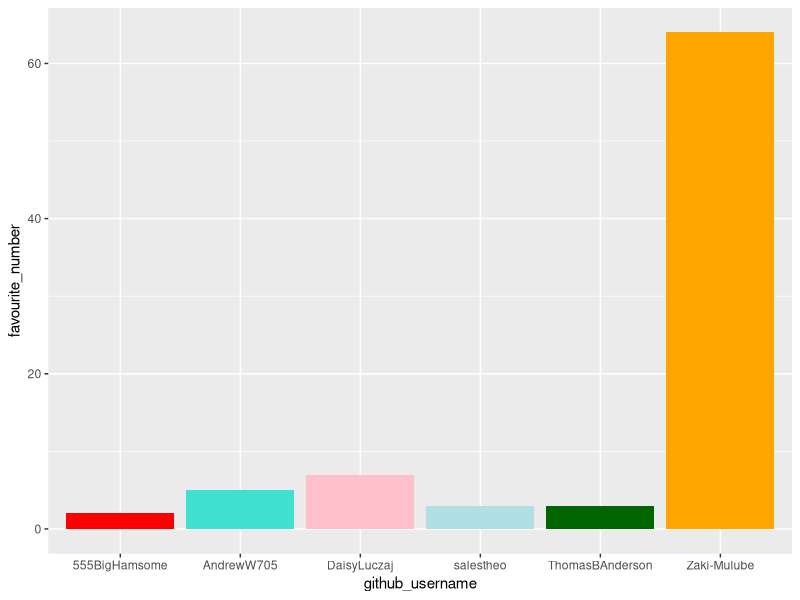
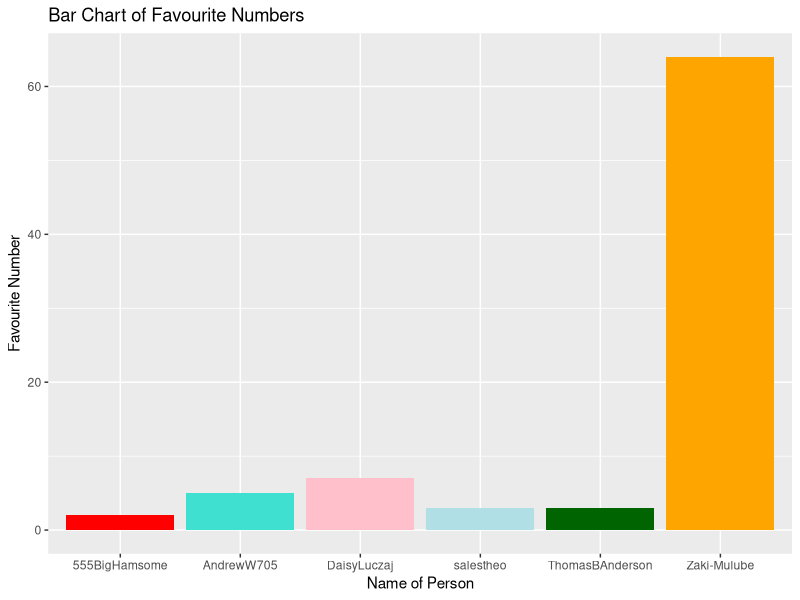
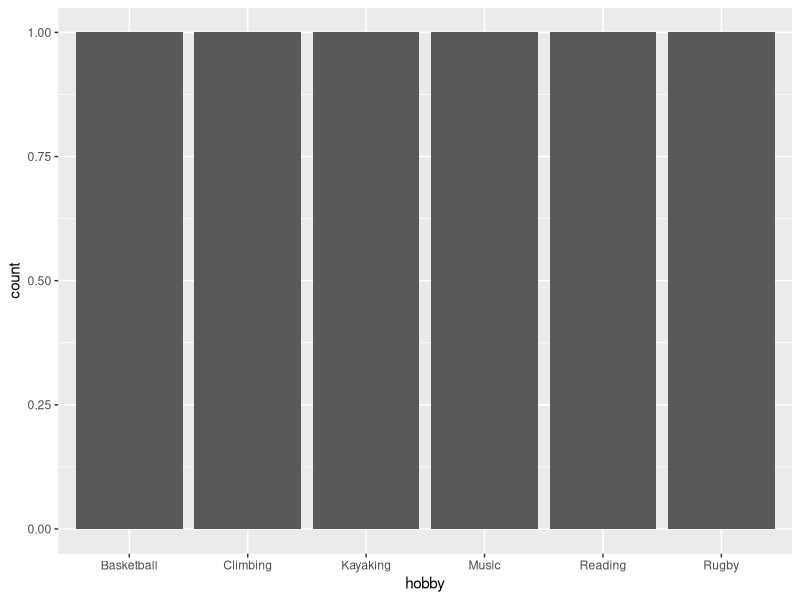

Source code (R) for these figures, in order:
## ---- chunk 1
library(tidyverse) 
## ---- chunk 2
team_data <- tibble(
  name = c("Thomas Anderson", "Daisy Luczaj", "Andrew Wright", 
           "Theo Sales", "Zach Zhao" , "Zaki Mulube"),
  github_username = c("ThomasBAnderson", "DaisyLuczaj","AndrewW705",
                      "salestheo", "555BigHamsome","Zaki-Mulube"), 
  colour = c("darkgreen","pink","turquoise", "powderblue", 
             "red", "orange"),
  hobby = c("Rugby", "Reading", "Climbing", 
            "Kayaking", "Basketball", "Music"),
  favourite_number = c(3, 7, 5, 3, 2, 64)
  )

team_data
## ---- chunk 3
p1 <- ggplot(data = team_data, 
             mapping = aes(x = github_username, 
                           y = favourite_number,
                           fill = colour), 
             ) +
   geom_col() +
   scale_fill_identity()
p1
## ---- chunk 4
p1 + labs(x = "Name of Person", 
          y = "Favourite Number",
          title = "Bar Chart of Favourite Numbers")
## ---- chunk 5
p2 <- ggplot(team_data, aes(x = hobby)) +
  geom_bar()
p2
